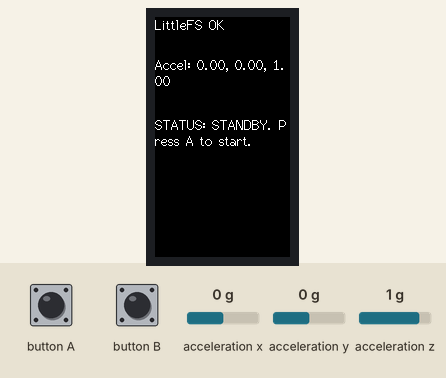
This sketch was run on a simulated ESP32. On the bench: 135×240 colour display. The test bench sets the inputs (shaded band); at power-on: acceleration x 0 g, acceleration y 0 g, acceleration z 1 g. Storage starts empty.

Above: at 1.4 s.
1.5 s: button A pressed for 0.6 s
At 2.2 s:
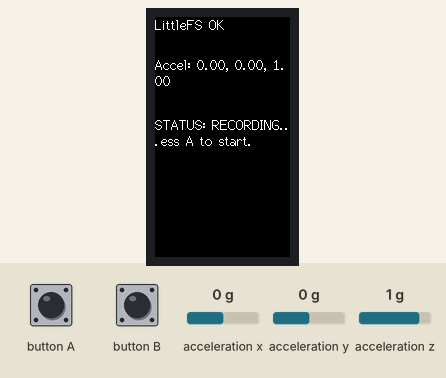
3.6 s: acceleration x set to -1.4 g
At 4.7 s:
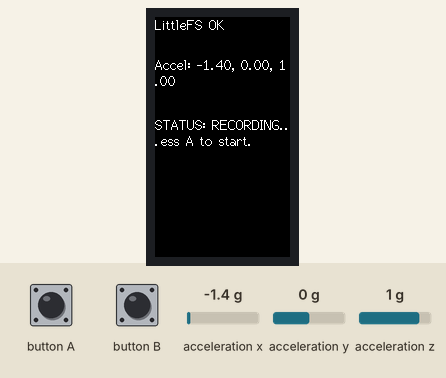
5.3 s: acceleration y set to -1.4 g
At 6.3 s:
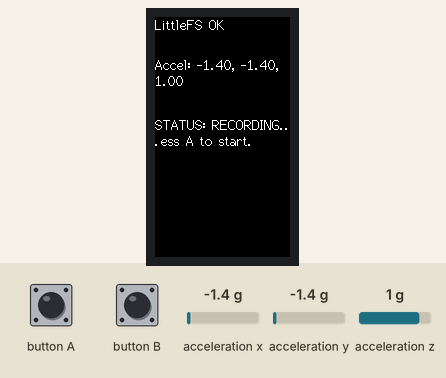
6.8 s: button A pressed for 1 s
At 8.2 s:
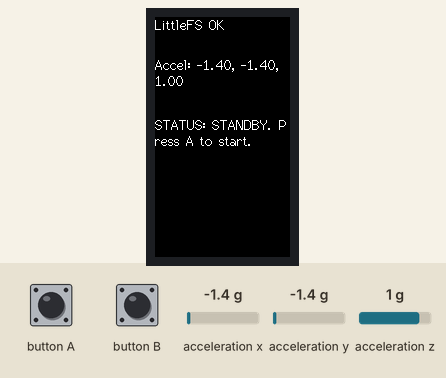
9.3 s: acceleration z set to -1.4 g
At 9.8 s:
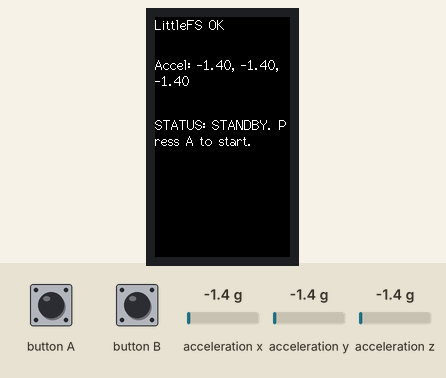
10.9 s: acceleration x set to -0.8 g
At 11.5 s:
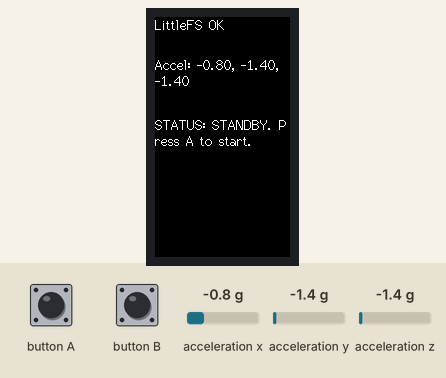
Timing chart, 0 to 13.4 s (numbered marks = the images above; inputs shaded):
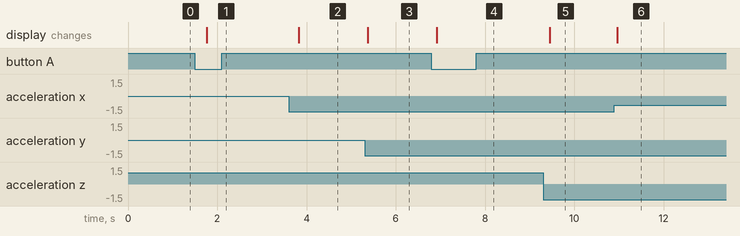

Measured:
- after the input at 1.5 s, the display: changes after 0.26 s (image 1)
- after the input at 3.6 s, the display: changes after 0.22 s (image 2)
- after the input at 5.3 s, the display: changes after 0.07 s (image 3)
- after the input at 6.8 s, the display: changes after 0.12 s (image 4)
- after the input at 9.3 s, the display: changes after 0.15 s (image 5)
- after the input at 10.9 s, the display: changes after 0.06 s (image 6)

The sketch:

m5stick.ino
```cpp
#include <M5StickCPlus2.h>
#include <FS.h>
#include <LittleFS.h>

const char* LOG_FILE = "/log.csv";
bool isRecording = false; // State variable to track recording status

// --- Utility Functions ---

void setRecordingIndicator(bool on) {
  M5.Power.setLed(on ? 1 : 0);
}

void updateStatusDisplay() {
  M5.Lcd.setCursor(0, 100); // Display the status lower on the screen
  M5.Lcd.setTextColor(WHITE, BLACK);
  if (isRecording) {
    M5.Lcd.println("STATUS: RECORDING...");
  } else {
    M5.Lcd.println("STATUS: STANDBY. Press A to start.");
  }
}

// --- Setup ---

void setup() {
  auto cfg = M5.config();
  M5.begin(cfg);

  M5.Lcd.fillScreen(BLACK);
  M5.Lcd.setTextFont(2);
  M5.Lcd.setTextColor(WHITE, BLACK);
  M5.Lcd.setCursor(0, 0);

  // 1. Initialize LittleFS
  if (!LittleFS.begin(true)) {
    M5.Lcd.println("LittleFS Mount Failed");
    while (1) delay(100);
  }
  M5.Lcd.println("LittleFS OK");

  // 2. Initialize IMU
  // if (M5.Imu.begin() == 0) {
  //   M5.Lcd.println("IMU OK");
  // } else {
  //   M5.Lcd.println("IMU FAILED!");
  // }

  // 3. Write CSV Header (only if file is new/empty)
  File file = LittleFS.open(LOG_FILE, "a");
  if (file) {
    if (file.size() == 0) {
        file.println("AccelX,AccelY,AccelZ");
    }
    file.close();
  }

  setRecordingIndicator(false); // Start in standby mode (LED OFF)
  updateStatusDisplay();
}

// --- Main Loop ---

void loop() {
  // Update button state once per loop
  M5.update();

  // Check if Button A was pressed
  if (M5.BtnA.wasPressed()) {
    isRecording = !isRecording; // Toggle the state
    setRecordingIndicator(isRecording); // Turn LED ON/OFF
    updateStatusDisplay(); // Update the display text

    // Optional: Log the start/stop event to the file
    File file = LittleFS.open(LOG_FILE, "a");
    if (file) {
        if (isRecording) {
            file.println("--- RECORDING STARTED ---");
        } else {
            file.println("--- RECORDING STOPPED ---");
        }
        file.close();
    }
  }

  // Read data whether recording or not, but only display/log if recording
  float ax, ay, az;
  M5.Imu.getAccelData(&ax, &ay, &az);

  M5.Lcd.setCursor(0, 40);
  M5.Lcd.printf("Accel: %.2f, %.2f, %.2f  ", ax, ay, az);

  if (isRecording) {
    // --- Log Data to File ---
    File file = LittleFS.open(LOG_FILE, "a");
    if (file) {
      String dataString = String(ax, 2) + "," + String(ay, 2) + "," + String(az, 2);
      file.println(dataString);
      file.close();
    } else {
      M5.Lcd.setCursor(0, 60);
      M5.Lcd.println("File Write FAILED!");
    }
  }

  delay(500); // Half-second interval
}
```
